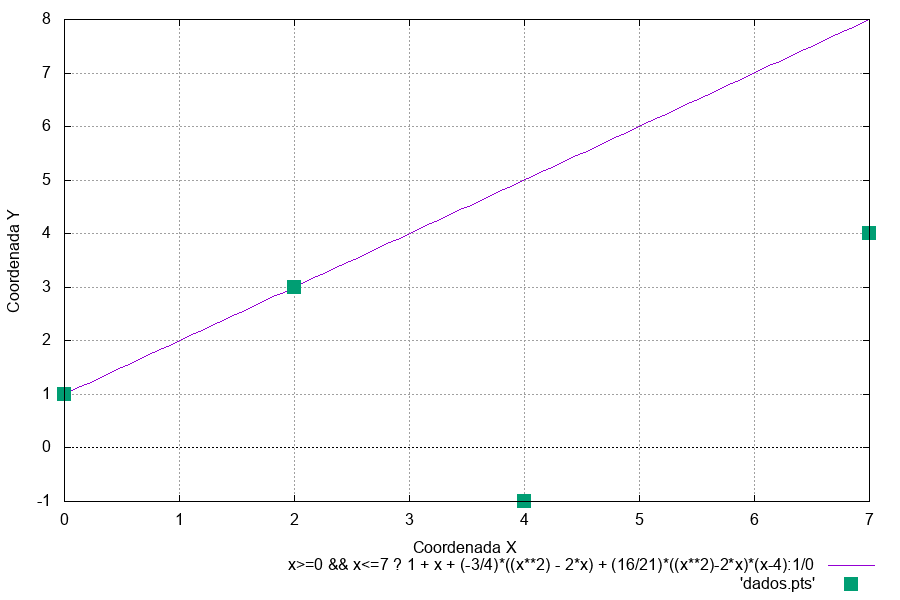

Write gnuplot code to recreate this figure.
set terminal png size 900, 600 enhanced
set output 'interpolacaoPolinomialDeNewton.png'
set encoding utf8
set grid
set xlabel "Coordenada X"
set ylabel "Coordenada Y"
set key below
set xzeroaxis
set yzeroaxis
plot  x>=0 && x<=7 ? 1 + x + (-3/4)*((x**2) - 2*x) + (16/21)*((x**2)-2*x)*(x-4):1/0,\
'dados.pts' lw 8